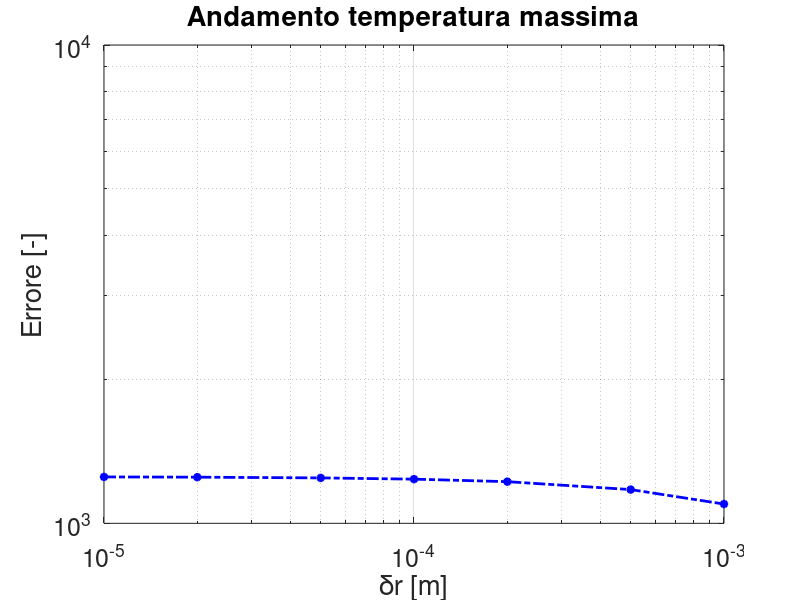
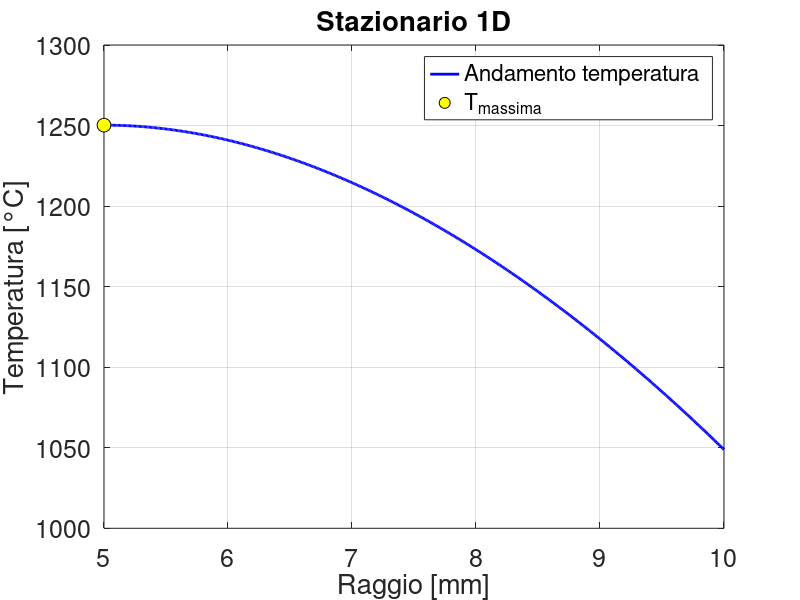
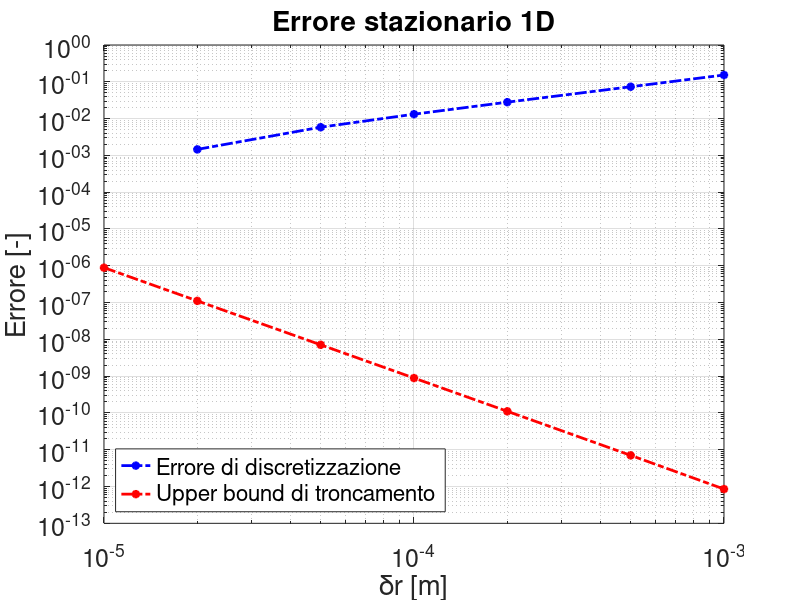

These figures' MATLAB source, in order:
clc; clear; close all;
%% dati
% geometrici
DDint = 1e-2;
DDext = 2e-2;

% fisici
kk = .1;
qqq = 2e6;
Text = 300;
hhext = 10;
%% verifico errore
drv = [1e-5 2e-5 5e-5 1e-4 2e-4 5e-4 1e-3];
err = zeros(size(drv));
errcond = zeros(size(drv));
Tmaxv = zeros(size(drv));
for jjerr = 1:length(drv)
    %% griglia
    dr = drv(jjerr);
    rr = (DDint/2:dr:DDext/2)';
    nn = length(rr);

    %% costruisco il sistema - adimensionale!
    diag_s = .5+rr/dr;
    diag_p = -2*rr/dr;
    diag_i = -.5+rr/dr;
    AA = spdiags([[diag_i(2:end);0] diag_p [0;diag_s(1:end-1)]],-1:1,nn,nn);
    bb = -qqq/kk*rr*dr;

    % --- condizioni al contorno ---
    % interno adiabatico
    AA(1,1) = 1;
    AA(1,2) = -1;
    bb(1) = 0;

    %{
    % robin esterno - polinomiale
    AA(end,end-2) = 3;
    AA(end,end-1) = -4;
    AA(end,end) = 1-hhext*2*dr/kk;
    bb(end) = hhext*2*dr*-Text/kk;
    %}
    % esterno convettivo
    AA(end,end-1) = 1;
    AA(end,end) = -1-hhext*dr/kk;
    bb(end) = hhext*dr*-Text/kk;
    %}

    %% risolvo il sistema
    TT = AA\bb;
    
    Tmaxv(jjerr) = TT(1);
    
    %% calcolo errore
    errcond(jjerr) = condest(AA)/(1-condest(AA)*eps)*2*eps;
    if jjerr == 1 % soluzione migliore
        TTref = TT;
        drref = dr;
        rrref = rr;
    else
        err(jjerr) = norm(TTref(1:round(dr/drref):end)-TT)/norm(TTref(1:round(dr/drref):end)-Text);
    end
end

%% post production
% temperatura massima
Tmax = TTref(1);
fprintf('Temperatura massima raggiunta dalla pastiglia: %.2f °C.\n',Tmax)

figure
loglog(drv,Tmaxv,'b-.*','linewidth',2)
title('Andamento temperatura massima')
xlabel('\deltar [m]')
ylabel('Errore [-]')
grid on
box on
set(gca,'fontsize',18)

% ditribuzione di temperatura
figure
plot(rrref*1e3,TTref,'b-','linewidth',2)
hold on
plot(rrref(1)*1e3,Tmax,'ko','markersize',10,'markerfacecolor','y')
legend('Andamento temperatura','T_{massima}')
title('Stazionario 1D')
xlabel('Raggio [mm]')
ylabel('Temperatura [°C]')
grid on
box on
set(gca,'fontsize',18)

% andamento errore
figure
loglog(drv,err,'b-.*','linewidth',2)
hold on
loglog(drv,errcond,'r-.*','linewidth',2)
legend('Errore di discretizzazione','Upper bound di troncamento','location','southwest')
title('Errore stazionario 1D')
xlabel('\deltar [m]')
ylabel('Errore [-]')
grid on
box on
set(gca,'fontsize',18)